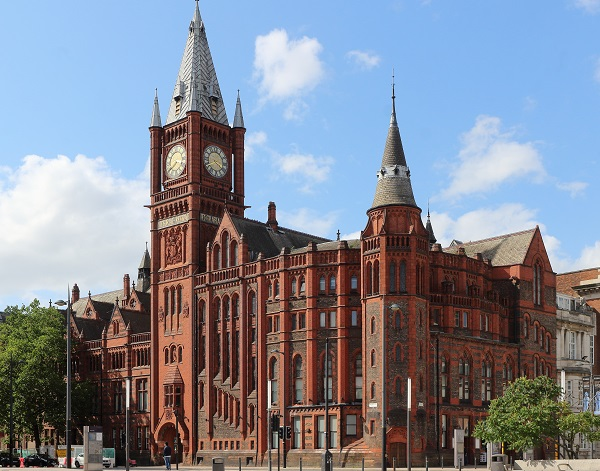
#> input picture victoria.jpg, 600 x 471 px
$ python task_2_question_3.py
#> lines starting #> are read from the running program, lines starting #| are printed output that depends on the picture
import cv2
import matplotlib.pyplot as plt

def cv2_imshow(image):
    cv2.imshow('My_Image',image)
    cv2.waitKey(0)
    cv2.destroyAllWindows()

# read images
img1 = cv2.imread('./victoria.jpg')
#> img1 is the input picture: shape (471, 600, 3); mean B, G, R 146.4, 134, 129.3
img2 = cv2.imread('./victoria2.jpg')
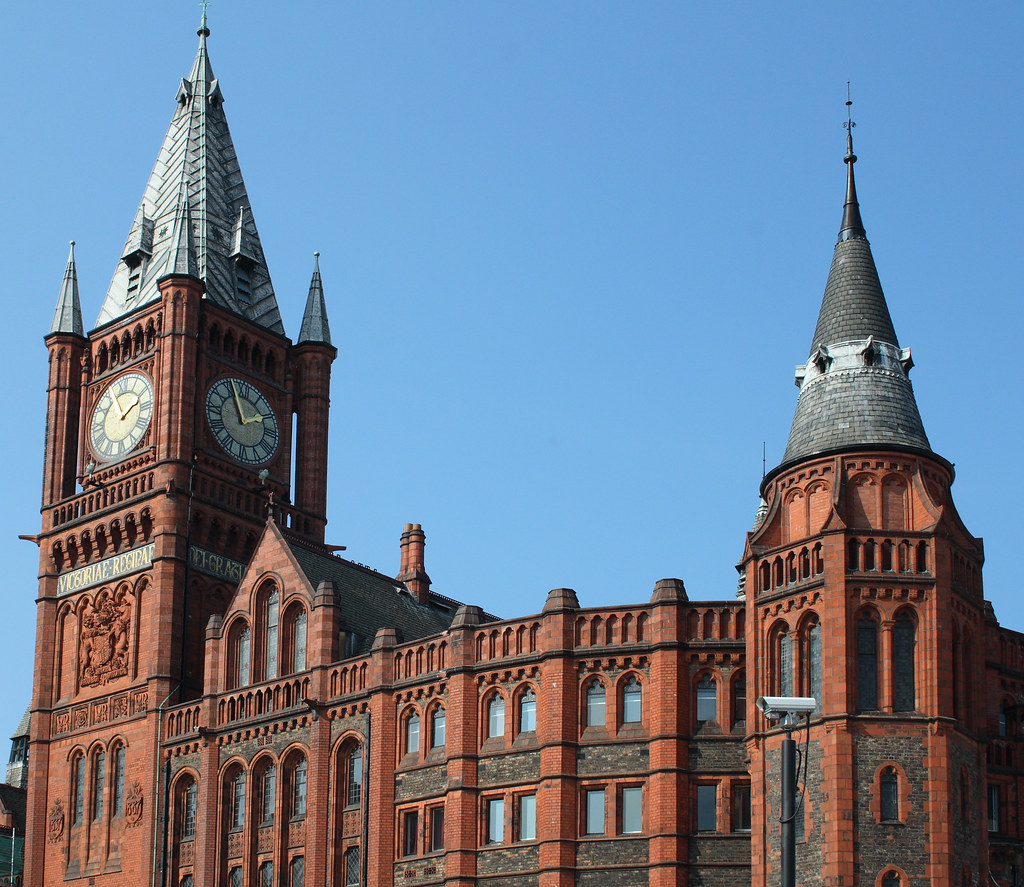
#> input picture victoria2.jpg, 1024 x 887 px
#> img2 is the input picture: shape (887, 1024, 3); mean B, G, R 147.7, 125.8, 108.7

# convert to greyscale
img1 = cv2.cvtColor(img1, cv2.COLOR_BGR2GRAY)
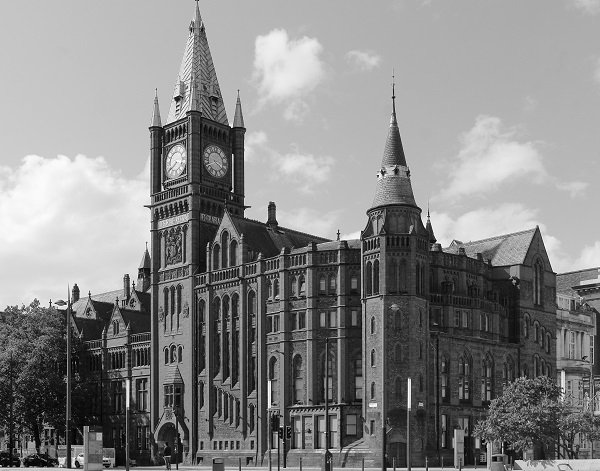
#> img1: shape (471, 600); min 0, max 255, mean 134
img2 = cv2.cvtColor(img2, cv2.COLOR_BGR2GRAY)
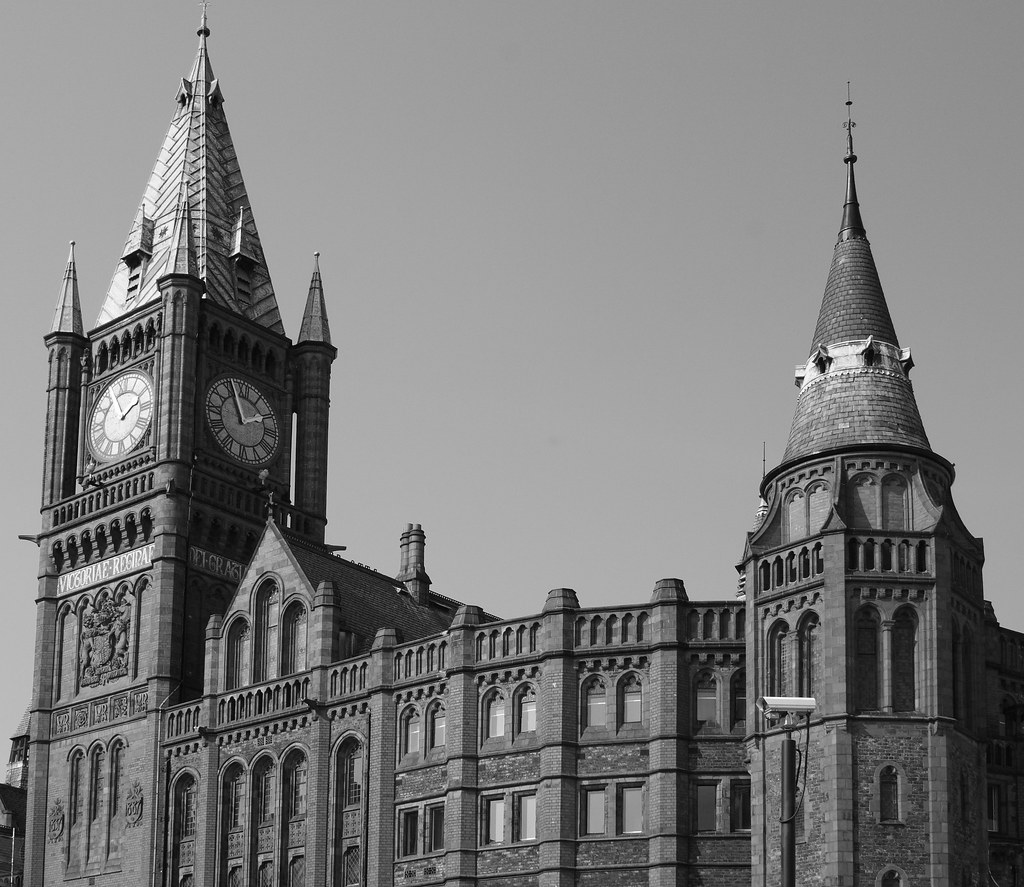
#> img2: shape (887, 1024); min 0, max 255, mean 123.2

# create sift object
sift = cv2.SIFT_create()
orb = cv2.ORB_create()

sift_keypoints1, sift_descriptors1 = sift.detectAndCompute(img1,None)
#> sift_keypoints1 = 1701 keypoints; strongest (x, y, size): (162, 190, 2), (127, 405, 2.6), (177, 99, 3.7), (269, 383, 2.6)
sift_keypoints2, sift_descriptors2 = sift.detectAndCompute(img2,None)
#> sift_keypoints2 = 4858 keypoints; strongest (x, y, size): (137, 276, 2.8), (135, 287, 2.8), (123, 418, 2.7), (888, 373, 1.9)

orb_keypoints1, orb_descriptors1 = orb.detectAndCompute(img1,None)
#> orb_keypoints1 = 500 keypoints; strongest (x, y, size): (176, 98, 31), (67, 304, 31), (67, 306, 31), (231, 127, 31)
orb_keypoints2, orb_descriptors2 = orb.detectAndCompute(img2,None)
#> orb_keypoints2 = 500 keypoints; strongest (x, y, size): (202, 278, 31), (203, 297, 31), (204, 280, 31), (159, 294, 31)

# BFMatcher with default params
bf = cv2.BFMatcher()

sift_matches = bf.knnMatch(sift_descriptors1, sift_descriptors2, k=2)
#> sift_matches = 1701 matches
orb_matches = bf.knnMatch(orb_descriptors1, orb_descriptors2, k=2)
#> orb_matches = 500 matches


# Apply ratio test
sift_good = []
for m,n in sift_matches:
    if m.distance < 0.75*n.distance:
        sift_good.append([m])
#> after the loop, sift_good = 58 matches

orb_good = []
for m,n in orb_matches:
    if m.distance < 0.75*n.distance:
        orb_good.append([m])
#> after the loop, orb_good = 4 matches


sift_img_result = cv2.drawMatchesKnn(img1, sift_keypoints1, img2, sift_keypoints2, sift_good, None, flags=cv2.DrawMatchesFlags_NOT_DRAW_SINGLE_POINTS)
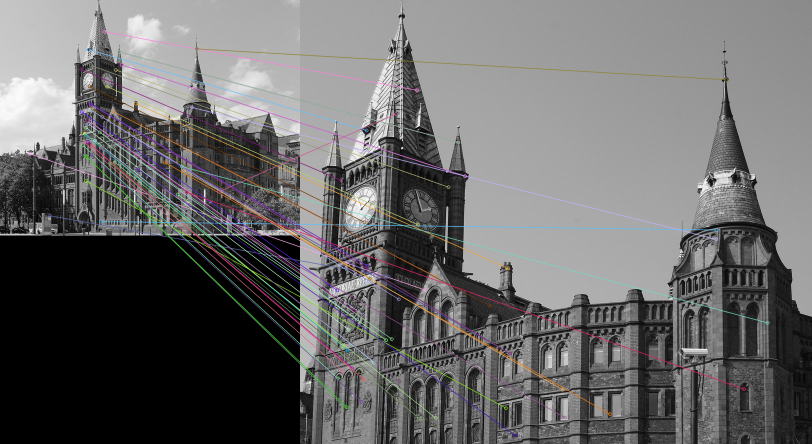
#> sift_img_result: shape (887, 1624, 3) (shown at 1/2 size); mean of channels 0, 1, 2 105.5, 105.4, 106; drawn as B, G, R

orb_img_result =  cv2.drawMatchesKnn(img1, orb_keypoints1, img2, orb_keypoints2, orb_good, None, flags=cv2.DrawMatchesFlags_NOT_DRAW_SINGLE_POINTS)
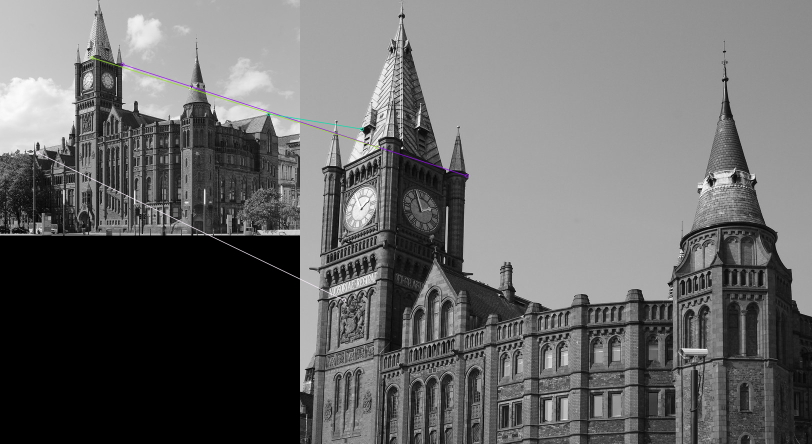
#> orb_img_result: shape (887, 1624, 3) (shown at 1/2 size); mean of channels 0, 1, 2 104.1, 104, 104; drawn as B, G, R
#plt.imshow(img_result),plt.show()
cv2_imshow(sift_img_result)
cv2_imshow(orb_img_result)
#print the number of matches for each method
print(len(orb_good))
#| 4
print(len(sift_good))
#| 58
